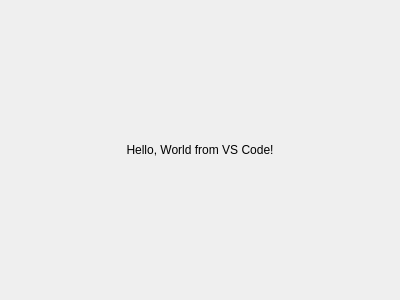
<?xml version="1.0" encoding="UTF-8"?>
<ui version="4.0">
 <class>MainWindow</class>
 <widget class="QMainWindow" name="MainWindow">
  <property name="geometry">
   <rect>
    <x>0</x>
    <y>0</y>
    <width>400</width>
    <height>300</height>
   </rect>
  </property>
  <property name="windowTitle">
   <string>My First Qt App (VS Code)</string>
  </property>
  <widget class="QWidget" name="centralwidget">
   <layout class="QVBoxLayout" name="verticalLayout">
    <item>
     <widget class="QLabel" name="label">
      <property name="text">
       <string>Hello, World from VS Code!</string>
      </property>
      <property name="alignment">
       <set>Qt::AlignCenter</set>
      </property>
     </widget>
    </item>
   </layout>
  </widget>
 </widget>
 <resources/>
 <connections/>
</ui>
